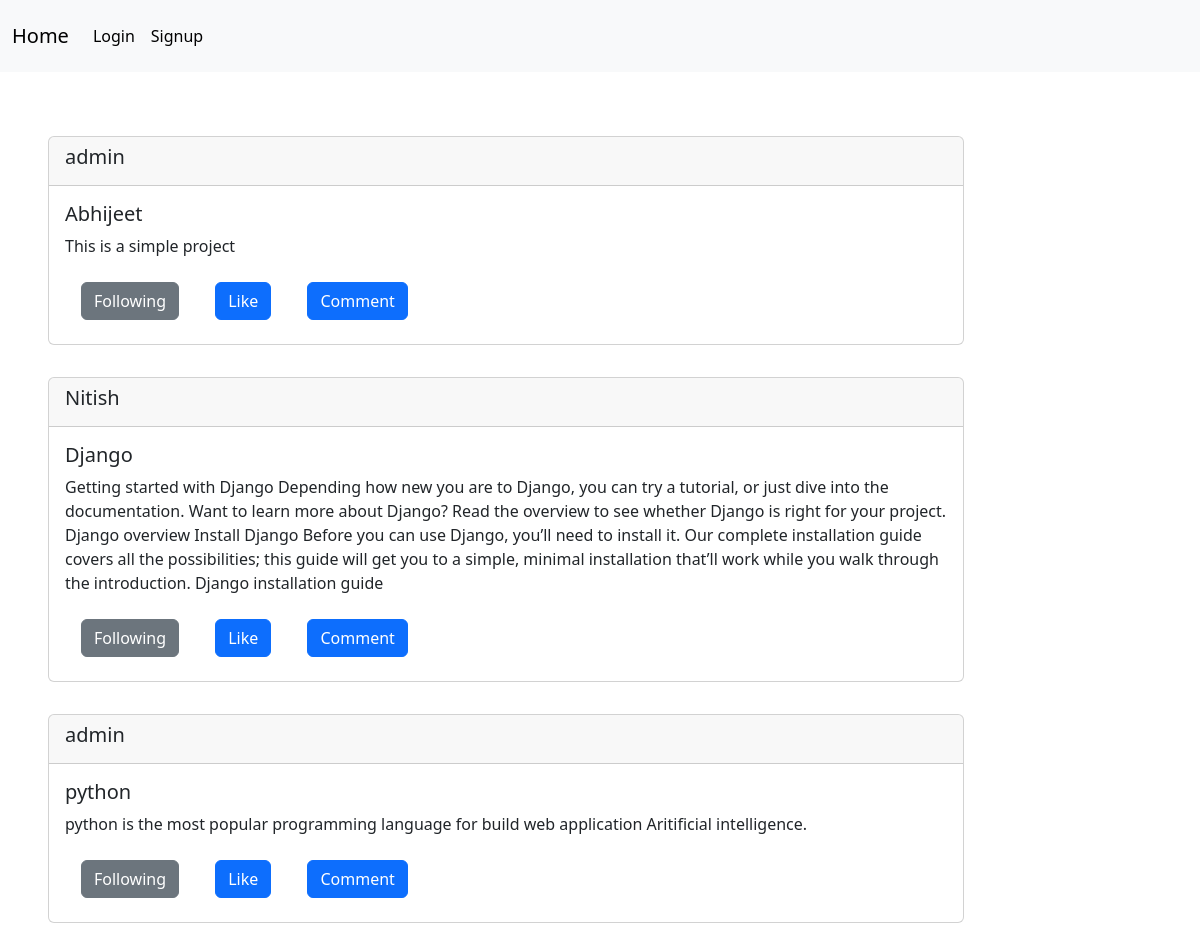
The page / on the database its author committed.
### app/models.py (models this page shows, shortened)
class PostThread(models.Model):
    user=models.ForeignKey(User,on_delete=models.CASCADE)
    name=models.CharField(max_length=50)
    image=models.ImageField(upload_to='images/' , blank=True)
    text_content=models.TextField(null=True,blank=True)
    like_count=models.IntegerField(default=0,null=True)

### app/views.py (the view)
# urls.py: path('',views.Home_page.as_view(),name='home'),
class Home_page(ListView):
    template_name='home/home.html'
    model=PostThread
    def get_context_data(self, **kwargs):
        context = super().get_context_data(**kwargs)
        context["post_list"] =PostThread.objects.all()
        return context

### app/templates/home/home.html
{% extends 'base.html' %}
{% block content %}
<div class="container-fuild mx-5 my-5">
    <div class="row     ">
        {% for post in post_list %}
        <div class="col-10 ">
            <div class="card   my-3  ">
                <div class="card-header d-flex justify-between">
                   <h5> {{post.user}}</h5>
                </div>
                <div class="card-body">
                    <h5 class="card-title"> {{post.name}} </h5>
                    <p class="card-text"> {{post.text_content}} </p>
                    {% if True %}
                    <a href="#" class="btn btn-secondary mx-3 my-2">Following</a>
                    {% else %}
                    <a href="#" class="btn btn-primary mx-3 my-2">Follow</a>
                    {% endif %}
                    <a href="#" class="btn btn-primary mx-3 my-2">Like  </a>
                    <a href="#" class="btn btn-primary mx-3 my-2">Comment</a>
                </div>
            </div>
        </div>
        {% endfor %}
    </div>
</div>
{% endblock %}

### app/templates/base.html (shortened to what this page needs)
<!doctype html>
<html lang="en">
  <head>
    <link href="https://cdn.jsdelivr.net/npm/bootstrap@5.3.3/dist/css/bootstrap.min.css" rel="stylesheet">
  </head>
  <body>
    <nav class="navbar navbar-expand-lg bg-body-tertiary  ">
        <div class="container-fluid">
          <a class="navbar-brand" href="{% url 'home' %}">Home</a>
          <div class="collapse navbar-collapse" id="navbarText">
            {% if request.user.is_authenticated %}
                <ul class="navbar-nav me-auto mb-2 mb-lg-0">
                    <li class="nav-item">
                        <a class="nav-link active" aria-current="page" href="#">Activaties</a>
                      </li>
                    <li class="nav-item">
                      <a class="nav-link" href="#">Myprofile</a>
                    </li>
                    <li class="nav-item">
                        <a class="nav-link" href="{% url 'post' %}">Post</a>
                      </li>
                    <li class="nav-item">
                      <a class="nav-link" href="{% url 'logout' %}">logout</a>
                    </li>
                </ul>
                {% else %}
                <span class="navbar-text">
                    <ul class="navbar-nav me-auto mb-2 mb-lg-0">
                        <li class="nav-item">
                          <a class="nav-link active " aria-current="page" href="{% url 'login' %}">Login</a>
                        </li>
                        <li class="nav-item">
                            <a class="nav-link active " aria-current="page" href="{% url 'signup' %}">Signup</a>
                          </li>
                    </ul>
                </span>
                {% endif %}
          </div>
        </div>
      </nav>
    {% block content  %}
    {% endblock  %}
  </body>
</html>

### rows shown on the page
PostThread: user "admin", name "Abhijeet", text_content "This is a simple project"
PostThread: user "Nitish", name "Django", text_content "Getting started with Django Depending how new you are to Django, you can try a tutorial, or just dive into the documentation. Want to learn more about Django? Read the overview to see whether Django is right for your project. Django overview Install Django Before you can use Django, you’ll need to install it. Our complete installation guide covers all the possibilities; this guide will get you to a simple, minimal installation that’ll work while you walk through the introduction. Django installation guide"
PostThread: user "admin", name "python", text_content "python is the most popular programming language for build web application Aritificial intelligence."
